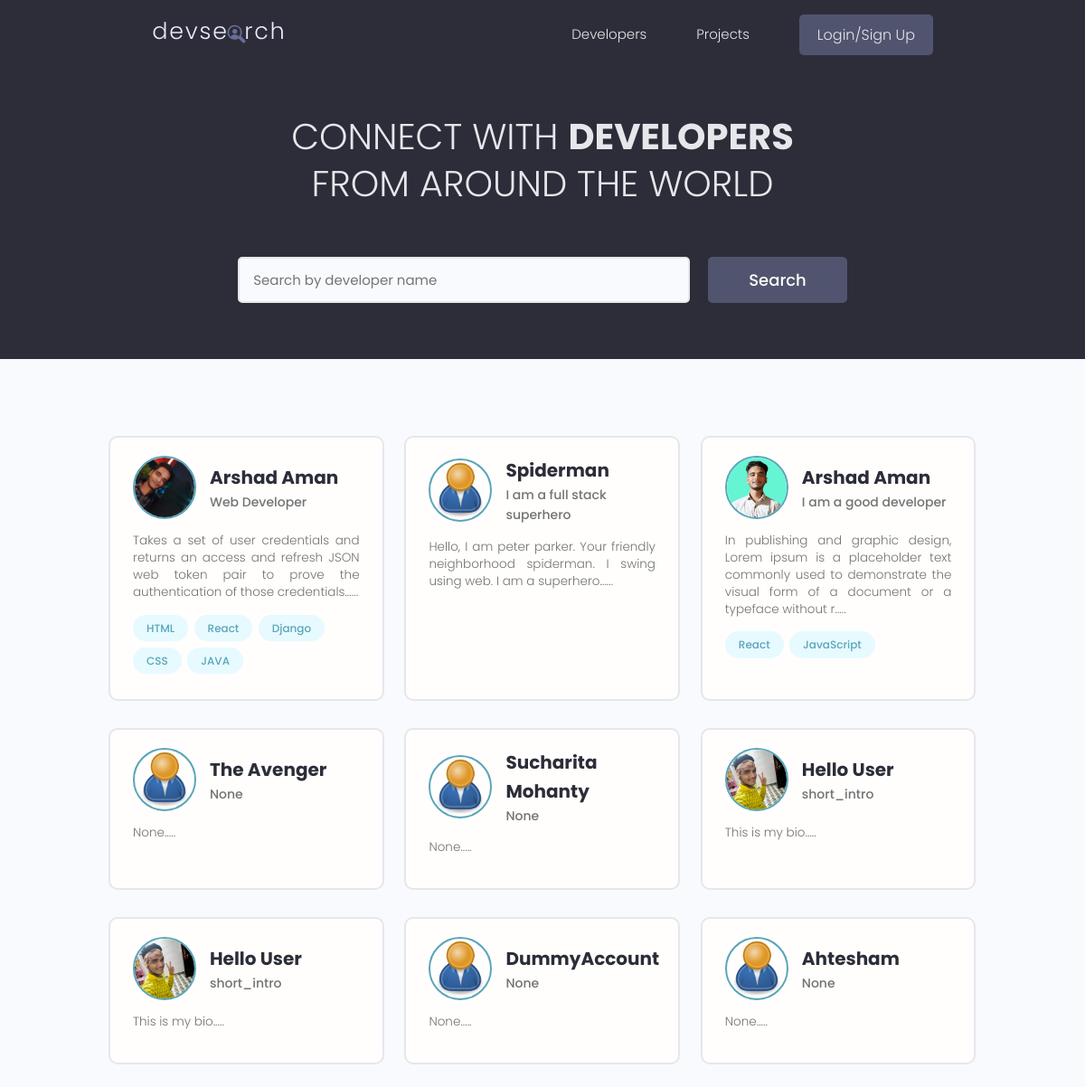
The page / on the database its author committed.
### users/models.py (models this page shows, shortened)
class Profile(models.Model):
    user = models.OneToOneField(User, on_delete=models.CASCADE, null=True, blank=True)
    name = models.CharField(max_length=200, blank=True, null=True)
    username = models.CharField(max_length=200, blank=True, null=True, unique=True)
    location = models.CharField(max_length=200, blank=True, null=True)
    email = models.EmailField(max_length=500, blank=True, null=True)
    short_intro = models.CharField(max_length=200, blank=True, null=True)
    bio = models.TextField(blank=True, null=True)
    profile_image = models.ImageField(blank=True, null=True, upload_to = 'profiles/', default= 'profiles/user-default.png')
    social_github = models.CharField(max_length=200, blank=True, null=True)
    social_twitter = models.CharField(max_length=200, blank=True, null=True)
    social_instagram = models.CharField(max_length=200, blank=True, null=True)
    social_website = models.CharField(max_length=200, blank=True, null=True)
    social_linkedin = models.CharField(max_length=200, blank=True, null=True)
    id = models.UUIDField(default=uuid.uuid4, unique=True, primary_key=True, editable=False)
    created = models.DateTimeField(auto_now_add=True)

class Skill(models.Model):
    owner = models.ForeignKey(Profile, on_delete=models.CASCADE, null=True, blank=True)
    name = models.CharField(max_length=200, null=True, blank=True)
    description = models.TextField(null=True, blank=True)
    created = models.DateTimeField(auto_now_add=True)
    id = models.UUIDField(primary_key=True, unique=True, default=uuid.uuid4, editable=False)
    def __str__(self) -> str:
        return str(self.name)

### users/views.py (the view)
# urls.py: path('', views.profiles, name='profiles'),
def profiles(request):
    profiles, search_query = searchUser(request)
    custom_range, profiles = paginate(request, profiles, 10)
    context = {'profiles': profiles, 'search_query': search_query, 'custom_range':custom_range}
    return render(request, 'users/profiles.html', context)

### projects/utils.py (called while the page is built)
def paginate(request, query_set, results):
    page = request.GET.get('page')
    paginator = Paginator(query_set, results)
    try:
        query_set = paginator.page(page)
    except PageNotAnInteger:
        page = 1
        query_set = paginator.page(page)
    except EmptyPage:
        page = paginator.num_pages
        query_set = paginator.page(page)
    leftRange = int(page) - 4
    if leftRange < 1:
        leftRange = 1
    rightRange = int(page)+5
    if rightRange > paginator.num_pages:
        rightRange = paginator.num_pages+1
    custom_range = range(leftRange, rightRange)
    return custom_range, query_set

### users/utils.py (called while the page is built)
def searchUser(request):
    search_query = ''
    if request.GET.get('search_query'):
        search_query = request.GET.get('search_query')
    skills = Skill.objects.filter(name__icontains = search_query)
    profiles = Profile.objects.distinct().filter(Q(name__icontains=search_query) | Q(short_intro__icontains = search_query) | Q(skill__in = skills))
    return profiles, search_query

### users/templates/users/profiles.html (shortened to what this page needs)
{% extends 'main.html' %}
{% block content %}
  <main class="home">
    <section class="hero-section text-center">
      <div class="container container--narrow">
        <div class="hero-section__box">
          <h2>CONNECT WITH <span>DEVELOPERS</span></h2>
          <h2>FROM AROUND THE WORLD</h2>
        </div>
        <div class="hero-section__search">
          <form class="form" action="{% url 'profiles' %}" method="get" id="searchForm">
            <div class="form__field">
              <input class="input input--text" id="formInput#search" type="text" name="search_query"
                placeholder="Search by developer name" value="{{search_query}}" />
            </div>
            <input class="btn btn--sub btn--lg" type="submit" value="Search" />
          </form>
        </div>
      </div>
    </section>
    <section class="devlist">
      <div class="container">
        <div class="grid grid--three">
          {% if profiles.count == 0 %}
            <h1>Sorry, we dont have that profile in our database</h1>
            {% else %}
            {% for profile in profiles %}
            <div class="column card">
              <div class="dev">
              <a href="{% url 'user-profile' profile.id %}" class="card__body">
                <div class="dev__profile">
                  <img class="avatar avatar--md" src="{{profile.profile_image.url}}" alt="{{profile.username}}" />
                  <div class="dev__meta">
                    <h3>{{profile.name}}</h3>
                    <h5>{{profile.short_intro|slice:"50"}}</h5>
                  </div>
                </div>
                <p class="dev__info">
                  {{profile.bio|slice:"150"}}.....
                </p>
                <div class="dev__skills">
                  {% for skill in profile.skill_set.all|slice:"5" %}
                  <span class="tag tag--pill tag--main">
                    <small>{{skill}}</small>
                  </span>
                  {% endfor %}
                </div>
              </a>
            </div>
          </div>
          {% endfor %}
          {% endif %}
        </div>
      </div>
    </section>
  </main>
{% endblock content %}

### static/style/app.css (style rules this page uses)
:root { --color-sub: #2d2d39; }
.btn--sub { background-color: var(--color-sub-light); }
.card { border: 2px solid var(--color-light); }
img { width: 100%; }
.hero-section { height: 40vh; display: flex; align-items: center; background-color: var(--color-sub); }
.hero-section__box { margin-bottom: 4rem; }
.hero-section__box > h2, .hero-section__box > h2 > span { font-size: 4rem; color: var(--color-light); line-height: 1.3; text-transform: uppercase; }
.hero-section__box > h2 { font-weight: 300; }
.hero-section__box > h2 > span { font-weight: 700; }
.hero-section__search > .form { display: flex; align-items: center; justify-content: center; gap: 2rem; }
.hero-section__search > .form input.input--text { width: 50rem; }
.devlist { margin-top: 8rem; }
.devlist .grid { align-items: stretch; }
.devlist .dev .dev__profile { display: flex; align-items: center; gap: 1.5rem; }
.devlist .dev .dev__meta h3 { color: var(--color-sub); font-size: 2rem; font-weight: 700; }
.devlist .dev .dev__meta h5 { color: var(--color-text); font-size: 1.4rem; font-weight: 500; }
.devlist .dev .dev__info { margin: 1.5rem 0; font-size: 1.35rem; line-height: 1.4; text-align: justify; }

### static/uikit/styles/modules/_variables.css (style rules this page uses)
:root { --color-main: #5aa5b9; --color-main-light: #e6faff; --color-sub: #3f4156; --color-sub-light: #51546e; --color-sub-lighter: #ededfd; --color-text: #737373; --color-gray: #8b8b8b; --color-light: #e5e7eb; --color-light-gray: #767676; --color-bg: #f8fafd; --color-white: #fffefd; --color-white-light: #f3f3f3; --color-success: #359e64; --color-success-bg: #def8e8; --color-error: #fc4b0b; --color-error-bg: #fff2ee; --font-base: 'Poppins', arial, helvetica, 'Segoe UI', roboto, ubuntu, sans-serif; --font-monospace: 'Fira Code', 'Courier New', courier, monospace; --font-regular: 300; --font-medium: 500; --font-bold: 700; --generic-shadow: 1px 1px 5px #00000010; --generic-transition: all 0.3s ease-in-out; }

### static/uikit/styles/modules/_base.css (style rules this page uses)
* { margin: 0; padding: 0; box-sizing: border-box; text-rendering: optimizeLegibility; color: inherit; font-size: inherit; }
html { font-size: 50%; }
@media only screen and (min-width: 480px) { html { font-size: 56.25%; } }
@media only screen and (min-width: 1200px) { html { font-size: 62.5%; } }
body { line-height: 1.6; font-weight: 400; font-size: 1.5rem; color: var(--color-text); background-color: var(--color-bg); min-height: 100vh; }

### static/uikit/styles/modules/_typography.css (style rules this page uses)
* { font-family: var(--font-base); }
h2 { font-size: 3.6rem; font-weight: var(--font-bold); }
h3 { font-size: 3.2rem; font-weight: var(--font-medium); }
h5 { font-size: 2.4rem; font-weight: var(--font-medium); }
h5, h6 { font-weight: var(--font-regular); }
p, span, strong { font-size: 1.6rem; color: var(--color-text); font-weight: var(--font-regular); }
a { padding-bottom: 2px; text-decoration: none; display: inline-block; color: var(--color-main); font-weight: var(--font-medium); }

### static/uikit/styles/modules/_utilities.css (style rules this page uses)
.container { width: 92%; max-width: 165rem; margin: 0 auto; box-sizing: border-box; }
.container--narrow { width: 92%; max-width: 120rem; }
@media screen and (min-width: 1000px) { .container { width: 90%; } }
@media screen and (min-width: 1000px) { .container--narrow { width: 85%; } }
@media screen and (min-width: 1200px) { .container { width: 80%; } }
@media screen and (min-width: 1200px) { .container--narrow { width: 72%; } }
.text-center { text-align: center; }

### static/uikit/styles/modules/_avatar.css (style rules this page uses)
.avatar { border-radius: 50%; border: 2px solid var(--color-main); object-fit: cover; }
.avatar--md { height: 7rem; width: 7rem; }

### static/uikit/styles/modules/_button.css (style rules this page uses)
.btn { display: inline-block; position: relative; cursor: pointer; background-color: var(--color-light); font-weight: var(--font-medium); color: var(--color-sub); text-decoration: none; padding: 1rem 2rem; border-radius: 0.5rem; border: none; width: -webkit-fit-content; width: -moz-fit-content; width: fit-content; height: -webkit-fit-content; height: -moz-fit-content; height: fit-content; font-size: 1.6rem; outline-width: 0; outline-color: transparent; -webkit-backface-visibility: hidden; backface-visibility: hidden; transition: all 0.3s ease-in-out; }
.btn--sub { background-color: var(--color-sub); color: var(--color-white); }
.btn--lg { font-size: 1.8rem; padding: 1.2rem 4.5rem; }

### static/uikit/styles/modules/_card.css (style rules this page uses)
.card { border-radius: 1rem; background-color: var(--color-white); border: 1.5px solid var(--color-light); width: auto; height: auto; margin-top: 0.5rem; margin-bottom: 0.5rem; overflow: hidden; }
.card__body, .card__header { padding: 2rem 2.5rem; }

### rows shown on the page
Profile: profile_image (picture), name "Arshad Aman", short_intro "Web Developer", bio "Takes a set of user credentials and returns an access and refresh JSON web token pair to prove the authentication of those credentials."
Skill: name "HTML"
Skill: name "React"
Skill: name "Django"
Skill: name "CSS"
Skill: name "JAVA"
Profile: profile_image (placeholder picture), name "Spiderman", short_intro "I am a full stack superhero", bio "Hello, I am peter parker. Your friendly neighborhood spiderman. I swing using web. I am a superhero."
Profile: profile_image (picture), name "Arshad Aman", short_intro "I am a good developer", bio "In publishing and graphic design, Lorem ipsum is a placeholder text commonly used to demonstrate the visual form of a document or a typeface without r"
Skill: name "React"
Skill: name "JavaScript"
Profile: profile_image (placeholder picture), name "The Avenger", short_intro "None", bio "None"
Profile: profile_image (placeholder picture), name "Sucharita Mohanty", short_intro "None", bio "None"
Profile: profile_image (picture), name "Hello User", short_intro "short_intro", bio "This is my bio"
Profile: profile_image (picture), name "Hello User", short_intro "short_intro", bio "This is my bio"
Profile: profile_image (placeholder picture), name "DummyAccount", short_intro "None", bio "None"
Profile: profile_image (placeholder picture), name "Ahtesham", short_intro "None", bio "None"
